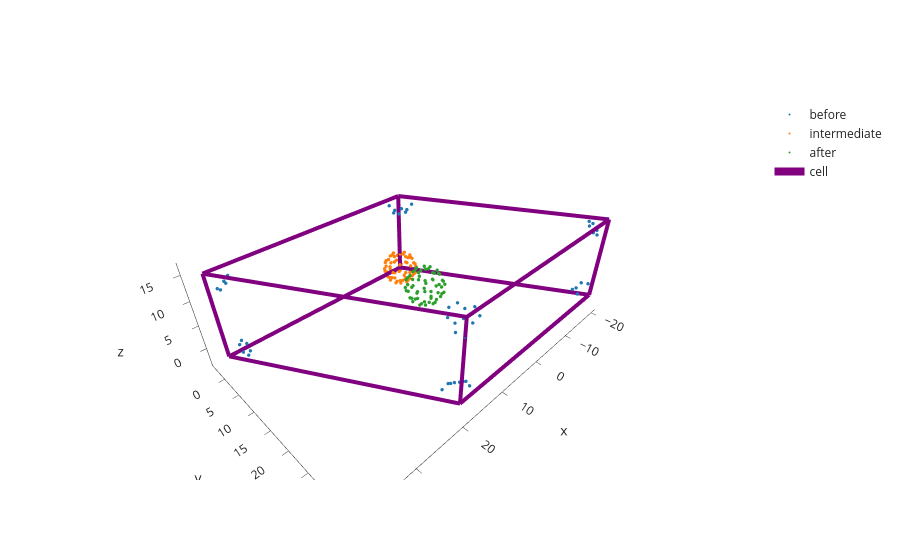

The cell this chart's notebook holds for it:
### Markdown cell above
### now repeat the same steps as in Case 1

### Code cell
coords_reconstruct_frac = np.dot(np.linalg.inv(cell),coords_reconstruct.T).T
center=np.mean(coords_reconstruct_frac , axis=0)
center_you_want= [0.5,0.5,0.5]
shifted_coords_reconstruct_frac = coords_reconstruct_frac    + (center_you_want-center)
shifted_coords_reconstruct_cart = np.dot(cell, shifted_coords_reconstruct_frac.T).T

import plotly.graph_objects as go 
after = go.Scatter3d(x=shifted_coords_reconstruct_cart[:,0], y=shifted_coords_reconstruct_cart[:,1], z=shifted_coords_reconstruct_cart[:,2], marker_size =2, mode='markers', name='after')
go.Figure(data=[before, intermediate, after, plot_cell(data)]).update_layout(template='simple_white',scene = dict(aspectmode='data')).show()
#
